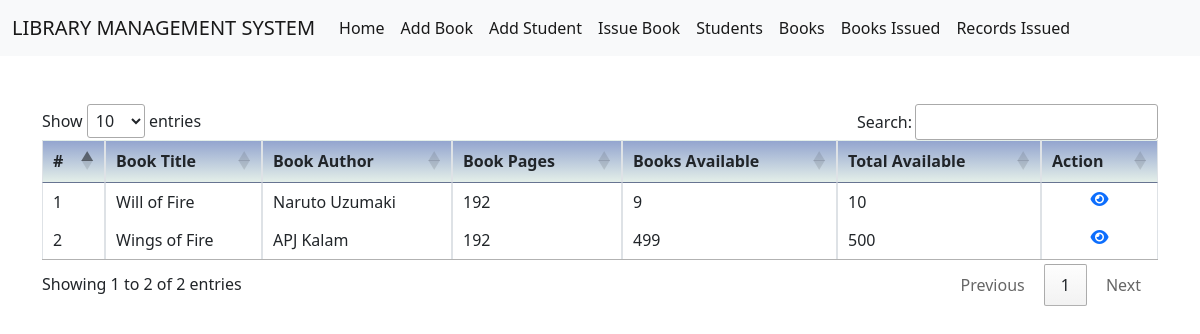
The page /books/ on the database its author committed.
### system/models.py (models this page shows, shortened)
class Book(models.Model):
    book_title = models.CharField(unique=True,max_length=200)
    book_author = models.CharField(max_length=100)
    book_pages = models.PositiveIntegerField()
    summary=models.TextField(max_length=500, help_text="Summary about the book",null=True,blank=True)
    available = models.IntegerField(default=0)
    total = models.IntegerField(default=0)

### system/views.py (the view)
# urls.py: path('books/', views.books,name='books'),
def books(request):
    books = Book.objects.all().values()
    return render(request, 'system/books.html', {'books': books})

### system/templates/system/books.html (shortened to what this page needs)
{% extends 'system/base.html' %}
{% block body %}
<link href="https://cdn.datatables.net/1.10.15/css/jquery.dataTables.min.css" rel="stylesheet"/>
<div class="container mt-5">
<table id="myTable" class="table table-bordered" width="100%" cellspacing="0">
        <thead>
            <tr style="background-image: linear-gradient(#93A5CF , #E4EfE9);">
                <th>#</th>
                <th>Book Title</th>
                <th>Book Author</th>
                <th>Book Pages</th>
                <th>Books Available</th>
                <th>Total Available</th>
                <th>Action</th>
            </tr>
        </thead>
        <tbody>
            {% for book in books %}
            <tr class="bg-white">
                <td class="bg-white">{{ forloop.counter }}</td>
                <td class="bg-white">{{ book.book_title }}</td>
                <td class="bg-white">{{ book.book_author }}</td>
                <td class="bg-white">{{ book.book_pages }}</td>
                <td class="bg-white">{{ book.available }}</td>
                <td class="bg-white">{{ book.total }}</td>
                <td class="bg-white text-center"><a href="#" data-bs-toggle="modal" data-bs-target="#staticBackdrop"><i class="text-center text-primary fa-solid fa-eye"></i></a></td>
            </tr>
            {% endfor %}
        </tbody>
    </table>
</div>
{% endblock body %}

### rows shown on the page
Book: book_title "Will of Fire", book_author "Naruto Uzumaki", book_pages "192", available "9", total "10"
Book: book_title "Wings of Fire", book_author "APJ Kalam", book_pages "192", available "499", total "500"
